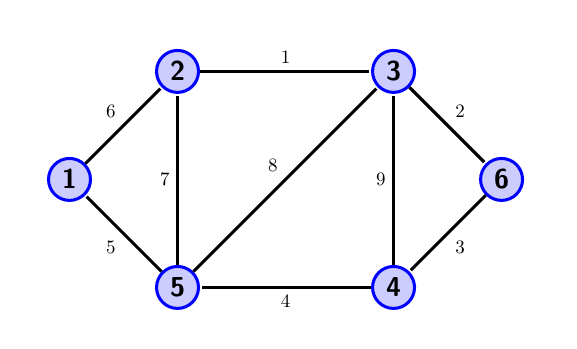
#> input picture numbered_graph.png, 577 x 349 px
$ python connected_node_finder.py   (older library calls are emulated)
#> lines starting #> are read from the running program, lines starting #| are printed output that depends on the picture; after the words box and inside, x2 and y2 are one past the last pixel; in counts of white or black regions, pixels touching at a corner belong together
import cv2
import numpy as np

input_path = 'numbered_graph.png'


def label_contour(image, contour, label, font_color=(0, 0, 255)):
    """put a text label at the center of a contour

    :param image: image to draw label on
    :param contour: contour of interest (will derive center for putting text)
    :param label: text to write on contour
    :param font_color: text font color as BGR tuple
    :return: None. modifies input image in place
    """
    moments = cv2.moments(contour)
    x_center = int(moments["m10"] / moments["m00"])
    y_center = int(moments["m01"] / moments["m00"])
    cv2.putText(image,
                f'{label}',
                (x_center, y_center),
                cv2.FONT_HERSHEY_SIMPLEX,
                1.25,
                font_color,
                4)


# read image and convert to grayscale
im = cv2.imread(input_path)
#> im is the input picture: shape (349, 577, 3); mean B, G, R 248.4, 243.7, 243.7
gray = cv2.cvtColor(im, cv2.COLOR_BGR2GRAY)
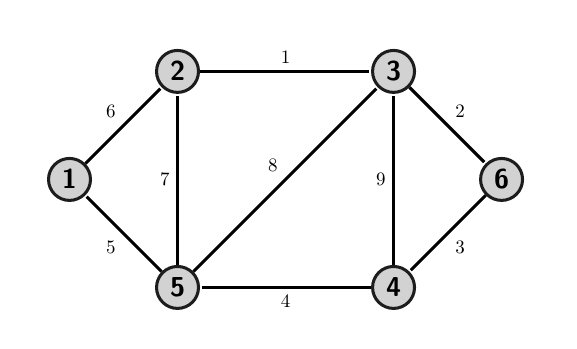
#> gray: shape (349, 577); min 0, max 255, mean 244.2

# threshold image to more isolate edges and nodes
_, threshed_nodes = cv2.threshold(gray, 250, 255, cv2.THRESH_BINARY)
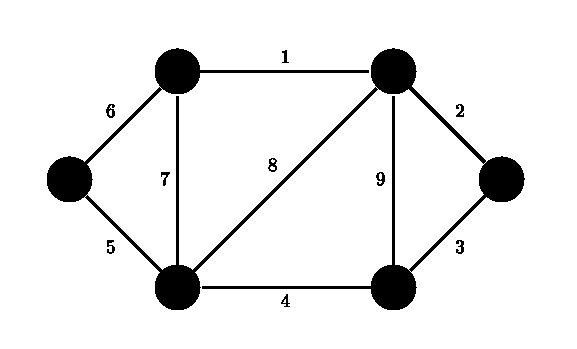
#> threshed_nodes: shape (349, 577); 92.5% white; 10 black regions, largest, box (x1, y1, x2, y2) and area: (47, 48, 525, 310) 14458, (106, 104, 115, 118) 76, (376, 172, 385, 186) 73
_, threshed_edges = cv2.threshold(gray, 5, 255, cv2.THRESH_BINARY)
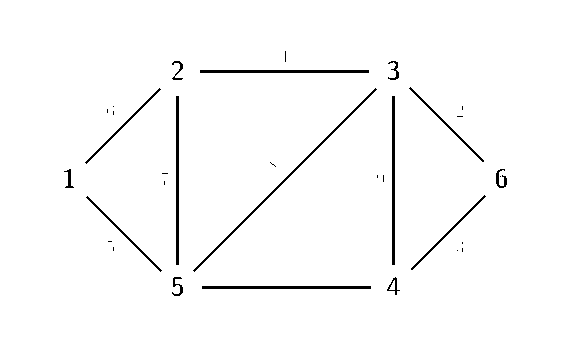
#> threshed_edges: shape (349, 577); 98% white; 32 black regions (17 under 20 px), largest, box (x1, y1, x2, y2) and area: (193, 88, 377, 272) 548, (200, 70, 369, 73) 507, (176, 96, 179, 265) 507

# further isolate nodes
threshed_nodes = cv2.bitwise_xor(threshed_nodes, threshed_edges)
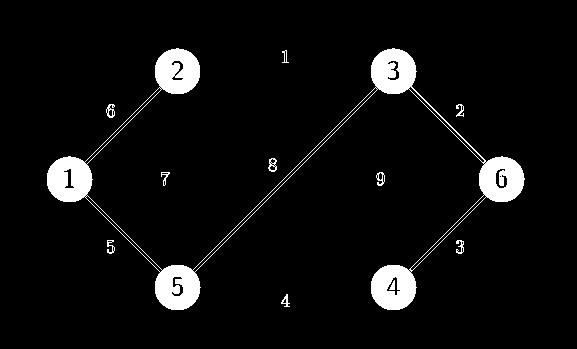
#> threshed_nodes: shape (349, 577); 5.5% white; 11 white regions, largest, box (x1, y1, x2, y2) and area: (47, 48, 525, 310) 10488, (106, 104, 115, 118) 67, (268, 158, 277, 172) 65
threshed_nodes = cv2.erode(threshed_nodes.copy(), None)
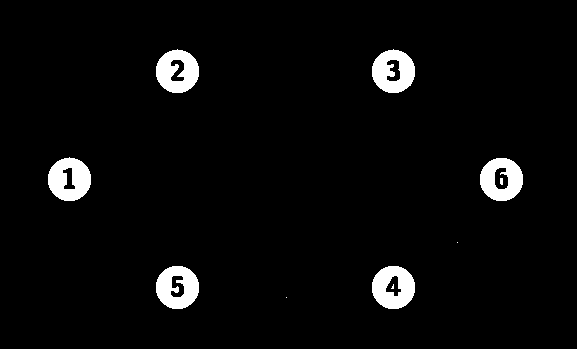
#> threshed_nodes: shape (349, 577); 3.9% white; 10 white regions (3 under 20 px), largest, box (x1, y1, x2, y2) and area: (48, 157, 91, 201) 1339, (372, 266, 415, 309) 1310, (156, 49, 199, 93) 1305
threshed_nodes = cv2.morphologyEx(threshed_nodes, cv2.MORPH_OPEN, np.ones((3, 3), dtype=np.uint8))
#> threshed_nodes: shape (349, 577); 3.9% white; 7 white regions (1 under 20 px)

# find contours (should be only nodes given preprocessing)
_, node_cnts, _ = cv2.findContours(threshed_nodes.copy(), cv2.RETR_EXTERNAL, cv2.CHAIN_APPROX_SIMPLE)
#> node_cnts = 6 contours; box (x1, y1, x2, y2) and area: (372, 266, 415, 309) 1418, (480, 158, 523, 201) 1418, (372, 50, 415, 93) 1418, (156, 266, 199, 309) 1416, (48, 158, 91, 201) 1416, (156, 50, 199, 93) 1416

# copy input image for drawing contours on
nodes_clone = im.copy()
for (i, c) in enumerate(node_cnts):
    # draw and label contour
    cv2.drawContours(nodes_clone, [c], -1, (0, 255, 0), 2)
    label_contour(nodes_clone, c, label=i)
#> this loop made 6 passes
#> (x_center in label_contour, y_center in label_contour) on passes 1 to 6: (393, 286), (177, 286), (501, 178), (69, 178), (393, 70), (177, 70)
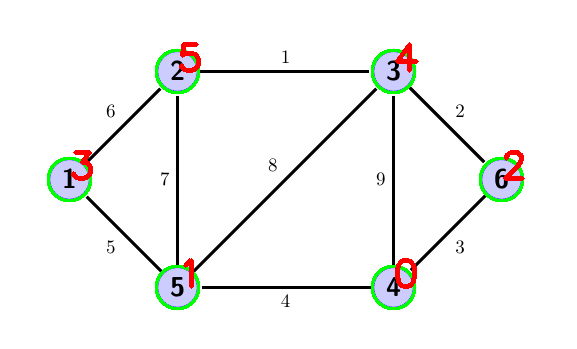
#> nodes_clone: shape (349, 577, 3); 2.11% of pixels changed, all inside (x1, y1, x2, y2) = (47, 42, 525, 310)

# further isolate edges
threshed_edges_inv = 255 - threshed_edges
#> threshed_edges_inv: shape (349, 577); 2% white; 32 white regions (17 under 20 px)

# find contours (should be only nodes given preprocessing)
_, edge_cnts, _ = cv2.findContours(threshed_edges_inv.copy(), cv2.RETR_EXTERNAL, cv2.CHAIN_APPROX_SIMPLE)
#> edge_cnts = 32 contours, 17 with area under 20; largest, box (x1, y1, x2, y2) and area: (193, 88, 377, 272) 364, (202, 286, 371, 289) 336, (392, 96, 395, 265) 336, (176, 96, 179, 265) 336, (200, 70, 369, 73) 336
# copy input image for drawing contours on
edges_clone = im.copy()
valid_i = -1
for (i, c) in enumerate(edge_cnts):
    # compute the area & bounding box of contour of interest
    area = cv2.contourArea(c)

    if area > 100:
        valid_i += 1
        # draw and label contour
        cv2.drawContours(edges_clone, [c], -1, (0, 255, 0), 2)
        label_contour(edges_clone, c, label=valid_i)
#> this loop made 32 passes
#> (c, area, x_center in label_contour, y_center in label_contour) on passes 1, 9, 24, 25, 26, 27, 29: ([[202, 286], [202, 288], [370, 288], [370, 286]], 336, 286, 287), ([[87, 196], [86, 197], [160, 271], [161, 270]], 148, 123, 233), ([[392, 96], [392, 264], [394, 264], [394, 96]], 336, 393, 180), ([[176, 96], [176, 264], [178, 264], [178, 96]], 336, 177, 180), ([[375, 88], [193, 270], [194, 271], [376, 89]], 364, 284, 179), ([[159, 88], [85, 162], [86, 163], [160, 89]], 148, 122, 125), ([[200, 70], [200, 72], [368, 72], [368, 70]], 336, 284, 71)
#> (area, x_center in label_contour, y_center in label_contour) on passes 10, 28: (146.5, 447, 232), (146.5, 446, 124)
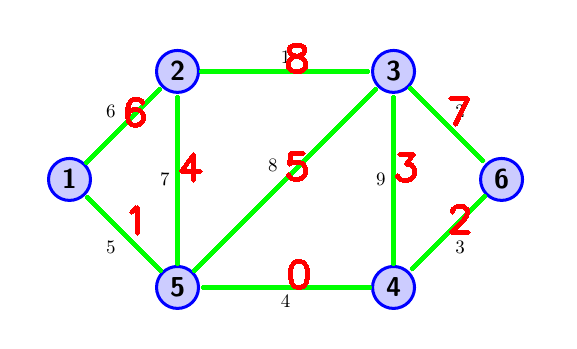
#> edges_clone: shape (349, 577, 3); 4.62% of pixels changed, all inside (x1, y1, x2, y2) = (84, 43, 487, 290)
#> after the loop, valid_i = 8


# display results of preprocessing
cv2.imshow('Edges', edges_clone)
cv2.imshow('Nodes', nodes_clone)
cv2.imshow('Input Image', im)
cv2.waitKey(0)
